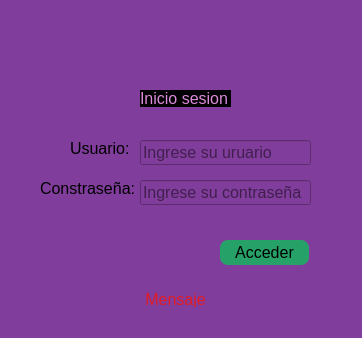
<?xml version="1.0" encoding="UTF-8"?>
<ui version="4.0">
 <class>formLogin</class>
 <widget class="QDialog" name="formLogin">
  <property name="geometry">
   <rect>
    <x>0</x>
    <y>0</y>
    <width>362</width>
    <height>338</height>
   </rect>
  </property>
  <property name="font">
   <font>
    <pointsize>12</pointsize>
   </font>
  </property>
  <property name="windowTitle">
   <string>Inicio de sesion</string>
  </property>
  <property name="styleSheet">
   <string notr="true">background-color: rgb(129, 61, 156);</string>
  </property>
  <widget class="QLabel" name="label">
   <property name="geometry">
    <rect>
     <x>150</x>
     <y>20</y>
     <width>61</width>
     <height>61</height>
    </rect>
   </property>
   <property name="text">
    <string/>
   </property>
   <property name="pixmap">
    <pixmap>../../../../../../../Descargas/pull-shark-default.png</pixmap>
   </property>
   <property name="scaledContents">
    <bool>true</bool>
   </property>
  </widget>
  <widget class="QLabel" name="label_2">
   <property name="geometry">
    <rect>
     <x>140</x>
     <y>90</y>
     <width>91</width>
     <height>17</height>
    </rect>
   </property>
   <property name="font">
    <font>
     <pointsize>12</pointsize>
    </font>
   </property>
   <property name="cursor">
    <cursorShape>WaitCursor</cursorShape>
   </property>
   <property name="styleSheet">
    <string notr="true">color: rgb(220, 138, 221);
background-color: rgb(0, 0, 0);
</string>
   </property>
   <property name="text">
    <string>Inicio sesion</string>
   </property>
  </widget>
  <widget class="QLabel" name="label_3">
   <property name="geometry">
    <rect>
     <x>70</x>
     <y>140</y>
     <width>61</width>
     <height>17</height>
    </rect>
   </property>
   <property name="font">
    <font>
     <pointsize>12</pointsize>
    </font>
   </property>
   <property name="cursor">
    <cursorShape>WaitCursor</cursorShape>
   </property>
   <property name="text">
    <string>Usuario:</string>
   </property>
  </widget>
  <widget class="QLabel" name="label_4">
   <property name="geometry">
    <rect>
     <x>40</x>
     <y>180</y>
     <width>101</width>
     <height>17</height>
    </rect>
   </property>
   <property name="font">
    <font>
     <pointsize>12</pointsize>
    </font>
   </property>
   <property name="cursor">
    <cursorShape>WaitCursor</cursorShape>
   </property>
   <property name="text">
    <string>Constraseña:</string>
   </property>
  </widget>
  <widget class="QLineEdit" name="txtUsuario">
   <property name="geometry">
    <rect>
     <x>140</x>
     <y>140</y>
     <width>171</width>
     <height>25</height>
    </rect>
   </property>
   <property name="font">
    <font>
     <pointsize>12</pointsize>
    </font>
   </property>
   <property name="styleSheet">
    <string notr="true">border:solid 1px #ccccc;</string>
   </property>
   <property name="placeholderText">
    <string>Ingrese su uruario</string>
   </property>
  </widget>
  <widget class="QLineEdit" name="txtClave">
   <property name="geometry">
    <rect>
     <x>140</x>
     <y>180</y>
     <width>171</width>
     <height>25</height>
    </rect>
   </property>
   <property name="font">
    <font>
     <pointsize>12</pointsize>
    </font>
   </property>
   <property name="echoMode">
    <enum>QLineEdit::Password</enum>
   </property>
   <property name="placeholderText">
    <string>Ingrese su contraseña</string>
   </property>
  </widget>
  <widget class="QPushButton" name="btnAcceder">
   <property name="geometry">
    <rect>
     <x>220</x>
     <y>240</y>
     <width>89</width>
     <height>25</height>
    </rect>
   </property>
   <property name="cursor">
    <cursorShape>PointingHandCursor</cursorShape>
   </property>
   <property name="styleSheet">
    <string notr="true">background-color: rgb(38, 162, 105);
border-radius: 8px</string>
   </property>
   <property name="text">
    <string>Acceder</string>
   </property>
  </widget>
  <widget class="QLabel" name="lblMensaje">
   <property name="geometry">
    <rect>
     <x>40</x>
     <y>290</y>
     <width>271</width>
     <height>17</height>
    </rect>
   </property>
   <property name="styleSheet">
    <string notr="true">color: rgb(224, 27, 36);</string>
   </property>
   <property name="text">
    <string>Mensaje</string>
   </property>
   <property name="alignment">
    <set>Qt::AlignHCenter|Qt::AlignTop</set>
   </property>
  </widget>
 </widget>
 <resources>
  <include location="../../../../../../../Escritorio/imagenes.qrc"/>
 </resources>
 <connections/>
</ui>
